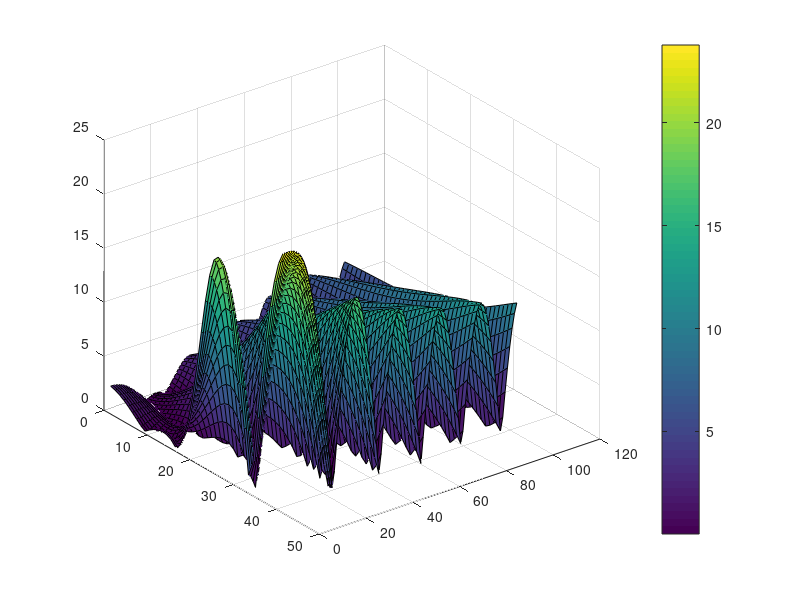
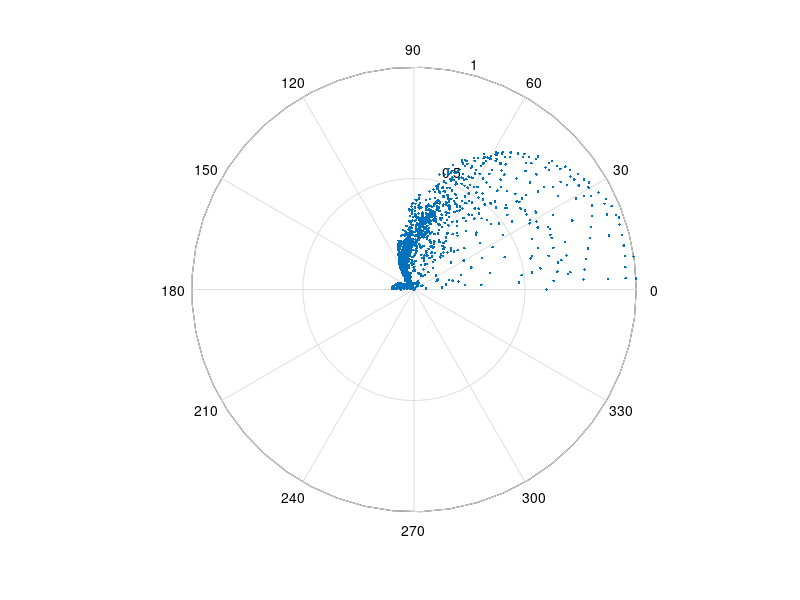

These figures' MATLAB source, in order:
f = 40000; %frequency = 40 kHz
lambda = 1000*340/f; %wavelength in mm;
sound_speed = 330;

%coordinates of X, Y positions from center in mm
numx = 5; numy = 8;
X1 = linspace(-40.5, 31.5, numx);
X2 = linspace(-31.5, 40.5, numx);
posX = [X1; X2; X1; X2; X1; X2; X1; X2];

Y1 = transpose(linspace(-59.5, 59.5, numy));
posY = [Y1 Y1 Y1 Y1 Y1];
posZ = zeros(numy, numx);
tdu = 0.5;%time delay unit

%create time delay matrix
td1 = [0 2*tdu 4*tdu 6*tdu 8*tdu];
td2 = [tdu 3*tdu 5*tdu 7*tdu 9*tdu];
td = [td1;td2;td1;td2];
td = [td;td];
 
%simple values first:
%numx = 2; numy = 2; %no of speaker elements along xyplane
%posX = [-100];
%posY = [0];
%posZ = [0];
%phase = [0];

%scale of model in mm
xstep = 10; zstep = 10;
X = -200:xstep:200; 
Z = 0:zstep:1000;
nx = numel(X); nz = numel(Z);
S = zeros(nx, nz);

%polar plot
theta_step = 0.001;
theta = 0:theta_step:2*pi-theta_step;
ntheta = numel(theta);
%values of signal strength along a line from an angle from center
rho = -1*ones(ntheta, nx*nz+1); %make each value -2 to  

%measure signals across the y = 0, xz plane
x = 1; z = 1;
for i = X(1) : xstep : X(nx)
    for k = Z(1) : zstep : Z(nz)
        radiuses = sqrt( (posX-i).^2 + (posY).^2 + (posZ-k).^2 ); 
        t = radiuses/sound_speed;
        signals = cos(2*pi*t + td);
        S(x, z) = abs(sum(sum(signals)));%sig strength at a point
        
        %compute angle from center and add sig strength to list of 
        %sig strengths from that angle
        angle = mod(2*pi + atan2(k, i), 2*pi); 
        [M, I] = min(abs(theta-angle));

        %NaN values are -1. store values-1 and adjust to 0 later
        %so nnz() can be used to find NaN values.
        curr_index = nnz(rho(I, :) + 1);
        rho(I, curr_index + 1) = S(x, z) - 1; 

        z = z+1;
    end
    x = x+1;
    z = 1;
end

figure;
surf(S);
set(gca, 'Ydir', 'reverse') %make x axis go from L-> R
zhandle = colorbar;

%get mean of sig strength at every angle.
%-1 values are NaN, so +1 and use nnz() to disregard zero values
rho1 = rho + 1;
S_angle = zeros(1, ntheta);

for i = 1:ntheta
    sigs_alng_line = rho1(i, :);
    S_angle(i) = sum(sigs_alng_line)/nnz(sigs_alng_line); 
end


figure;
S_angle = S_angle./max(S_angle);
polar(theta, S_angle, '.');


